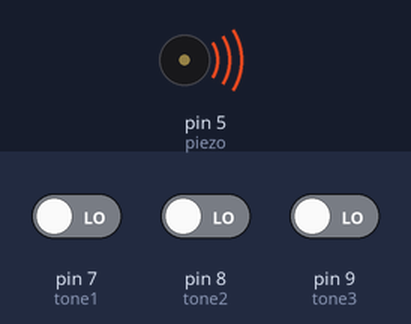
A sketch run on a simulated Arduino Uno, built with avr-gcc and run on an emulated ATmega328P. On the bench: buzzer (waves = sounding). Inputs (shaded band) come from the test bench; at power-on: pin 7 (tone1) LOW, pin 8 (tone2) LOW, pin 9 (tone3) LOW.

Above: at 0.1 s.
Timing chart, 0 to 1.6 s (numbered marks = the images above):
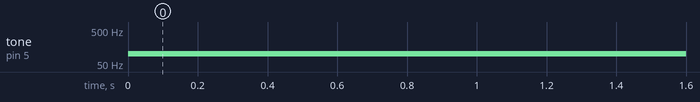

The sketch:

rfid_test.ino
```cpp
const int piezo = 5;
const int tone1 = 7;
const int tone2 = 8;
const int tone3 = 9;

void setup() {

  pinMode(piezo, OUTPUT); // Set piezo - pin 9 as an output
  pinMode(tone1, INPUT);
  pinMode(tone2, INPUT);
  pinMode(tone3, INPUT);

}

void loop() {
  bool read1 = !(digitalRead(tone1));
  bool read2 = !(digitalRead(tone2));
  bool read3 = !(digitalRead(tone3));

  if (read1) {
    tone(piezo, 100);
    Serial.println("Reading button 1");
  }
  else if (read2) {

    tone(piezo, 500); // Send 1KHz sound signal...
    Serial.println("Reading button 2");
  }
  else if (read3) {

    tone(piezo, 1000); // Send 1KHz sound signal...
    Serial.println("Reading button 3");
  }
  else {

    Serial.println("Nothing");
  }
  delay(500);
}
```

Measured:
- by itself, tone on pin 5 (piezo): silent → 100 Hz at 0.00 s
